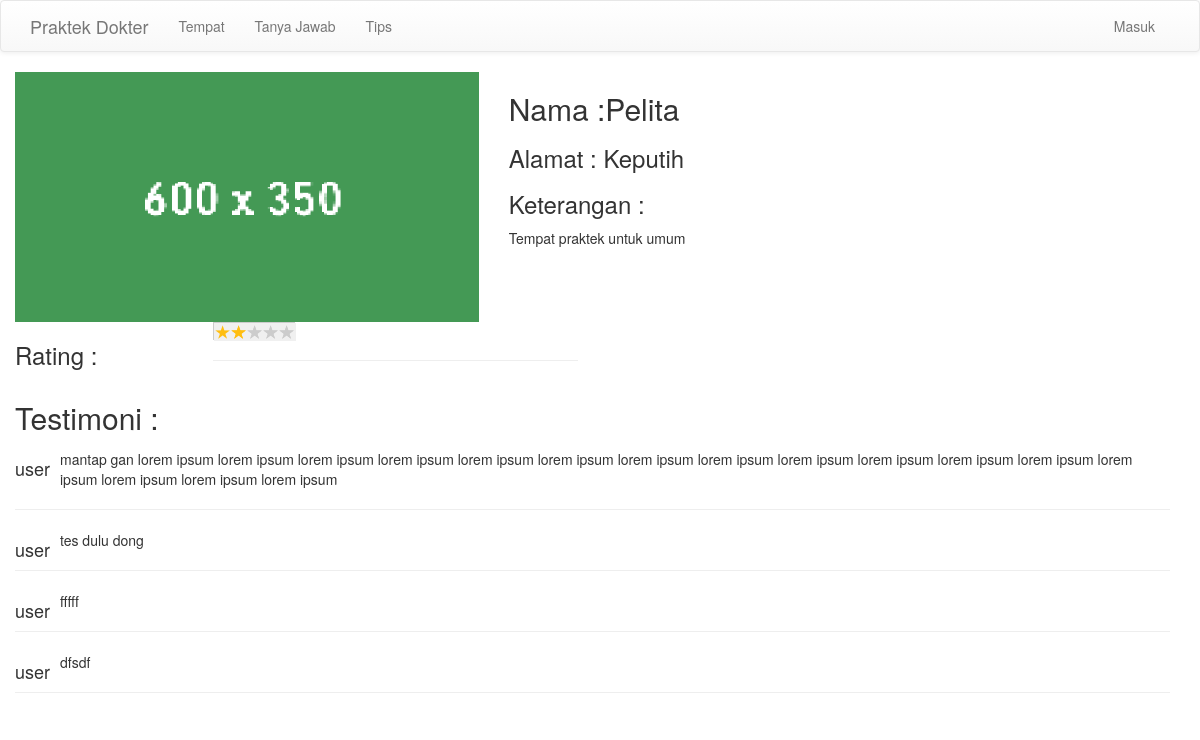
The page /tempat.php?id=1 on the database its author committed.
### tables this page shows
CREATE TABLE IF NOT EXISTS `tempatpraktek` (
  `id` int(10) NOT NULL,
  `nama` varchar(20) NOT NULL,
  `alamat` varchar(50) NOT NULL,
  `gambar` varchar(50) NOT NULL,
  `jenis` varchar(20) NOT NULL,
  `keterangan` text NOT NULL
);

CREATE TABLE IF NOT EXISTS `testimoni` (
`id` int(10) NOT NULL,
  `idk` int(10) NOT NULL,
  `nama` varchar(20) NOT NULL,
  `testimoni` text NOT NULL
);

### tempat.php (the view, shortened to what this page needs)
<?php
$q = mysql_query("SELECT * FROM tempatpraktek WHERE id=".(int)$_GET['id']);
$q2 = mysql_query("select * from testimoni where idk=".(int)$_GET['id']);
?>
<!DOCTYPE html PUBLIC "-//W3C//DTD XHTML 1.0 Transitional//EN" "http://www.w3.org/TR/xhtml1/DTD/xhtml1-transitional.dtd">
<html xmlns="http://www.w3.org/1999/xhtml">
<head>
 <link rel="stylesheet" href="css/bootstrap.css" type="text/css">
 <link rel="stylesheet" href="css/bootstrap-responsive.css" type="text/css">
  <link rel="stylesheet" href="css/bootstrap-theme.css" type="text/css">
  <link rel="stylesheet" href="config/rating/css/example.css" type="text/css">
</head>
<body>
<nav class="navbar navbar-default">
  <div class="container">
    <div class="navbar-header">
      <a class="navbar-brand" href="#">Praktek Dokter</a>
    </div>
    <div class="collapse navbar-collapse" id="bs-example-navbar-collapse-1">
      <ul class="nav navbar-nav">
        <li><a href="./">Tempat</a></li>
        <li><a href="./tanyajawab.php">Tanya Jawab</a></li>
        <li><a href="./tips.php">Tips</a></li>
      </ul>
      <ul class="nav navbar-nav navbar-right">
        <li><a href="./login.php">Masuk</a></li>
      </ul>
    </div>
  </div>
</nav>
<div class="container">
<div class="row">
<?php
	while ($row = mysql_fetch_array($q)){
?>
<div class="col-md-5">
	<img class="img-responsive" src="<?php echo "$row[gambar]" ?>" alt="..."/>
</div>
<div class="col-md-7">
	<h2>Nama :<span><?php echo "$row[nama]"; ?></span></h2>
    <h3>Alamat : <?php echo "$row[alamat]" ?></h3>
    <h3>Keterangan :</h3>
    <p><?php echo "$row[keterangan]" ?></p>
</div>
<?php
	}
?>
</div>
<div class="row">
<div class="col-lg-2">
<h3>Rating : </h3>
</div>
<div class="col-lg-4">
<div class="box-result-cnt">
            <div class="rate-result-cnt">
                <div class="rate-stars"></div>
            </div>
            <hr>
        </div>
</div>
<div class="col-lg-12">
<h2>Testimoni : </h2>
<div class="media">
		<?php
			while ($row2 = mysql_fetch_array($q2)){
		?>
                    <h4 class="pull-left" class="media-heading"><?php echo "$row2[nama]"; ?></h4>
                    <div class="media-body"><?php echo "$row2[testimoni]"; ?>
                    </div>
                    <hr />
                    <?php } ?>
                </div>
                </div>
</div>
</div>
</body>
</html>

### config/rating/css/example.css (style rules this page uses)
.rate-result-cnt { width: 82px; height: 18px; position: relative; background-color: #ccc; border: #ccc 1px solid; }
.rate-stars { width: 82px; height: 18px; background: url(../img/rate-stars.png) no-repeat; position: absolute; }

### rows shown on the page
tempatpraktek: gambar (picture), nama "Pelita", alamat "Keputih", keterangan "Tempat praktek untuk umum"
testimoni: nama "user", testimoni "mantap gan lorem ipsum lorem ipsum lorem ipsum lorem ipsum lorem ipsum lorem ipsum lorem ipsum lorem ipsum lorem ipsum lorem ipsum lorem ipsum lorem ipsum lorem ipsum lorem ipsum lorem ipsum lorem ipsum"
testimoni: nama "user", testimoni "tes dulu dong"
testimoni: nama "user", testimoni "fffff"
testimoni: nama "user", testimoni "dfsdf"
